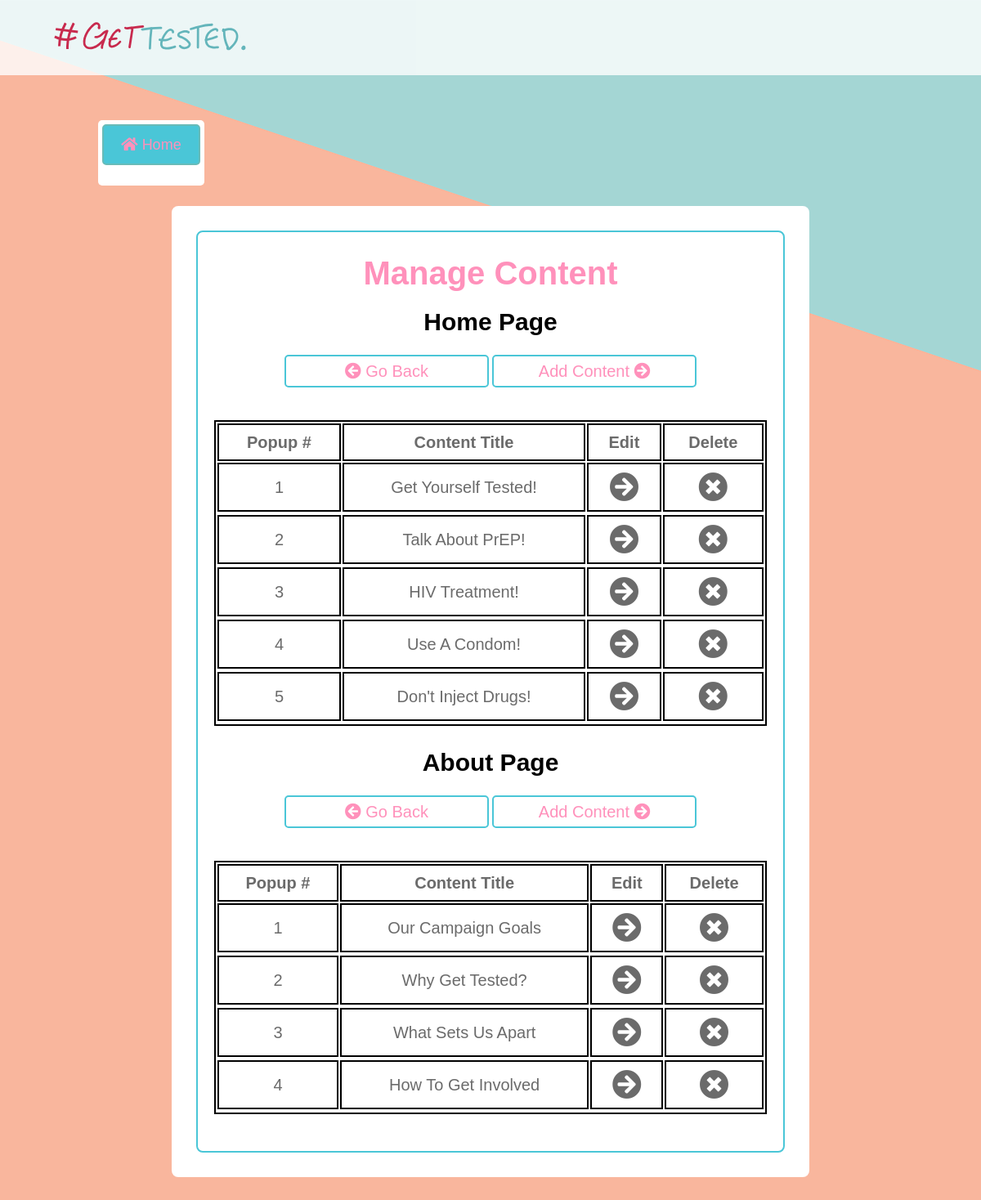
/admin/mng_content.php (signed in), run on the app's committed database.
### tables this page shows
CREATE TABLE IF NOT EXISTS `tbl_home` (
  `ID` int(11) NOT NULL AUTO_INCREMENT,
  `Title` varchar(63) NOT NULL,
  `Text` text NOT NULL,
  `Image` varchar(63) NOT NULL,
  PRIMARY KEY (`ID`)
);

CREATE TABLE IF NOT EXISTS `tbl_about` (
  `ID` int(11) NOT NULL AUTO_INCREMENT,
  `Title` varchar(63) NOT NULL,
  `Text` text NOT NULL,
  PRIMARY KEY (`ID`)
);

### admin/scripts/content.php (called while the page is built, shortened)
<?php
function getAll($tbl){
    $pdo = Database::getInstance()->getConnection();
    $queryAll = 'SELECT * FROM '.$tbl;
    $results = $pdo->query($queryAll);
    if($results){
        return $results;
    }else {
        return 'There was a problem..';
    }
};

### admin/mng_content.php (the view, shortened to what this page needs)
<?php
    $home_tbl = "tbl_home";
    $about_tbl = "tbl_about";
    $home_contents = getAll($home_tbl);
    $about_contents = getAll($about_tbl);
?>
<!DOCTYPE html>
<html lang="en">
<head>
    <link rel="stylesheet" href="https://cdnjs.cloudflare.com/ajax/libs/font-awesome/5.11.2/css/all.css">
    <link rel="stylesheet" href="../public/css/main.css">
</head>
<body>
<header>
    <a class="headerLogo" href="dashboard.php"><img src="../public/images/gettested_logo.svg" alt="logo"></a>
</header>
<div class="sub-dash-wrap">
    <div class="dashboardSubIconCon">
        <div class="dashboardSubIconPad"><a href="logout.php"><button class="buttonMain"><i class="fas fa-home"></i> Home</button></a></div>
    </div>
    <div class="sub-dashboard">
        <div class="blueBorder">
            <div class="dashboardSubContent">
                <div class="sub-dash-title"><h2>Manage Content</h2></div>
                <div class="sub-form-title"><h3><?php echo !empty($home_message)? $home_message:'Home Page';?></h3></div>
                <div class="buttonWrapSubDash">
                    <a href="dashboard.php"><button class="buttonMain"><i class="fas fa-arrow-circle-left"></i> Go Back</button></a>
                    <a href="mng_content.php?add=true&home=true"><button class="buttonMain">Add Content <i class="fas fa-arrow-circle-right"></i></button></a>
                </div>
                <div class="table-form">
                    <table>
                        <tr>
                            <th>Popup #</th>
                            <th>Content Title</th>
                            <th>Edit</th>
                            <th>Delete</th>
                        </tr>
                        <tbody>
                            <?php $home_index = 1;?>
                            <?php while($content = $home_contents->fetch(PDO::FETCH_ASSOC)):?>
                                <tr>
                                    <td><?php echo $home_index;?></td>
                                    <td><?php echo $content['Title'];?></td>
                                    <td><a href="mng_content.php?id=<?php echo $content['ID']?>&edit=true&home=true"><i class="fas fa-arrow-circle-right fa-2x"></i></a></td>
                                    <td><a href="mng_content.php?id=<?php echo $content['ID']?>&delete=true&home=true"><i class="fas fa-times-circle fa-2x"></i></a></td>
                                    <?php $home_index++;?>
                                <tr>
                            <?php endwhile;?>
                        </tbody>
                    </table>
                </div>
                <div class="sub-form-title"><h3><?php echo !empty($about_message)? $about_message:'About Page';?></h3></div>
                <div class="buttonWrapSubDash">
                    <a href="dashboard.php"><button class="buttonMain"><i class="fas fa-arrow-circle-left"></i> Go Back</button></a>
                    <a href="mng_content.php?add=true&about=true"><button class="buttonMain">Add Content <i class="fas fa-arrow-circle-right"></i></button></a>
                </div>
                <div class="table-form">
                    <table>
                        <tr>
                            <th>Popup #</th>
                            <th>Content Title</th>
                            <th>Edit</th>
                            <th>Delete</th>
                        </tr>
                        <tbody>
                            <?php $about_index = 1;?>
                            <?php while($content = $about_contents->fetch(PDO::FETCH_ASSOC)):?>
                                <tr>
                                    <td><?php echo $about_index;?></td>
                                    <td><?php echo $content['Title'];?></td>
                                    <td><a href="mng_content.php?id=<?php echo $content['ID']?>&edit=true&about=true"><i class="fas fa-arrow-circle-right fa-2x"></i></a></td>
                                    <td><a href="mng_content.php?id=<?php echo $content['ID']?>&delete=true&about=true"><i class="fas fa-times-circle fa-2x"></i></a></td>
                                    <?php $about_index++;?>
                                <tr>
                            <?php endwhile;?>
                        </tbody>
                    </table>
                </div>
            </div>
        </div>
    </div>
</div>
</body>
</html>

### public/css/main.css (style rules this page uses)
body { display:flex;flex-direction:column;margin:0 auto;width:100%;background-image:url(../images/site_bg.png);background-repeat:no-repeat;background-position:top, center;font-family:"century-gothic",sans-serif;line-height:22px }
h2 { font-size:26px }
h3 { font-size:20px }
a { font-size:18px }
button { cursor:pointer }
header { display:flex;width:100%;background-color:#fff;opacity:0.8 }
.headerLogo { width:33%;padding:15px;opacity:1.0 }
@media (min-width: 800px) { .headerLogo { width:20% } }
@media (min-width: 1200px) { .headerLogo { padding:25px;margin-left:40px } }
.dashboardSubIconCon { margin:0 auto;max-width:80%;margin-bottom:20px;padding:5px }
.dashboardSubIconCon .dashboardSubIconPad { background-color:white;padding:5px;border-radius:5px;max-width:120px }
.dashboardSubIconCon button { height:50px;width:100%;border:2px solid #68bbb8;border-radius:5px;font-size:18px;color:#ff91bb }
.sub-dash-wrap { padding:40px 0px }
.sub-dashboard { background-color:#fff;margin:0 auto;padding:5px;border-radius:8px;max-width:100% }
@media (min-width: 600px) { .sub-dashboard { max-width:80% } }
@media (min-width: 1200px) { .sub-dashboard { max-width:60% } }
.sub-dashboard .dashboardSubContent { padding:20px }
.sub-dashboard .buttonWrapSubDash { text-align:center;margin:0;margin-bottom:20px }
.sub-dashboard .buttonWrapSubDash button { max-width:250px;height:40px;border-radius:5px;background:#fff;padding:5px 10px;border:2px solid #4ac6d7;border-radius:5px;font-size:20px;color:#ff91bb;cursor:pointer;font-family:"century-gothic",sans-serif }
.sub-dashboard .sub-dash-title { width:100%;margin-top:10px;display:flex;flex-direction:row;justify-content:center }
.sub-dashboard .sub-dash-title h2 { margin:0;font-size:40px;line-height:40px;color:#ff91bb }
.sub-form-title { width:100%;margin-top:20px;margin-bottom:20px;display:flex;flex-direction:row;justify-content:center }
.sub-form-title h3 { margin:0;color:#ff91bb;font-size:30px;text-align:center;line-height:40px }
.table-form { width:100%;margin:0 auto }
.table-form table { width:100%;border:2px solid #4ac6d7 }
.table-form table td,.table-form table th { border:2px solid #4ac6d7;font-size:20px;padding:10px;text-align:center }
.table-form table td { color:#6B6B6B }
.table-form table th { color:#ff91bb }
.table-form table a { color:#6B6B6B;-webkit-transition:.5s ease;-moz-transition:.5s ease;transition:.5s ease }
.blueBorder { border:2px solid #4ac6d7;border-radius:8px }
body { display:flex;flex-direction:column;margin:0 auto;width:100%;background-image:url(../images/site_bg.png);background-repeat:no-repeat;background-position:top,center;font-family:"century-gothic",sans-serif;line-height:22px }
header { display:flex;width:100%;background-color:#fff;opacity:.8 }
.headerLogo { width:33%;padding:15px;opacity:1 }
.sub-dash-wrap { padding:50px 0px 50px 0px }
.sub-dashboard { background-color:#fff;margin:0 auto;padding:30px;max-width:100% }
.sub-dashboard .sub-dash-title h2 { margin:0;font-size:40px;line-height:40px }
.sub-form-title h3 { margin:0;color:#000;font-size:30px;text-align:center;line-height:40px }
.table-form { width:100%;margin:0 auto;margin-bottom:25px }
.table-form table { width:100%;border:2px solid #000 }
.table-form table tr,.table-form table td,.table-form table tr th { border:2px solid #000;color:#6b6b6b;font-size:20px }
.table-form table td,.table-form table tr th { padding:10px;text-align:center }
.table-form table a { color:#6b6b6b;-webkit-transition:.5s ease;-moz-transition:.5s ease;transition:.5s ease }
button { width:40%;padding:5px;border-radius:5px;color:#fff;background:linear-gradient(to right, white 50%, #4ac6d7 50%);background-color:#4ac6d7;background-size:200% 100%;margin-bottom:20px;background-position:right bottom;transition:all .25s ease-out }

### data on the page
tbl_home: Title "Get Yourself Tested!"
tbl_home: Title "Talk About PrEP!"
tbl_home: Title "HIV Treatment!"
tbl_home: Title "Use A Condom!"
tbl_home: Title "Don't Inject Drugs!"
tbl_about: Title "Our Campaign Goals"
tbl_about: Title "Why Get Tested?"
tbl_about: Title "What Sets Us Apart"
tbl_about: Title "How To Get Involved"
